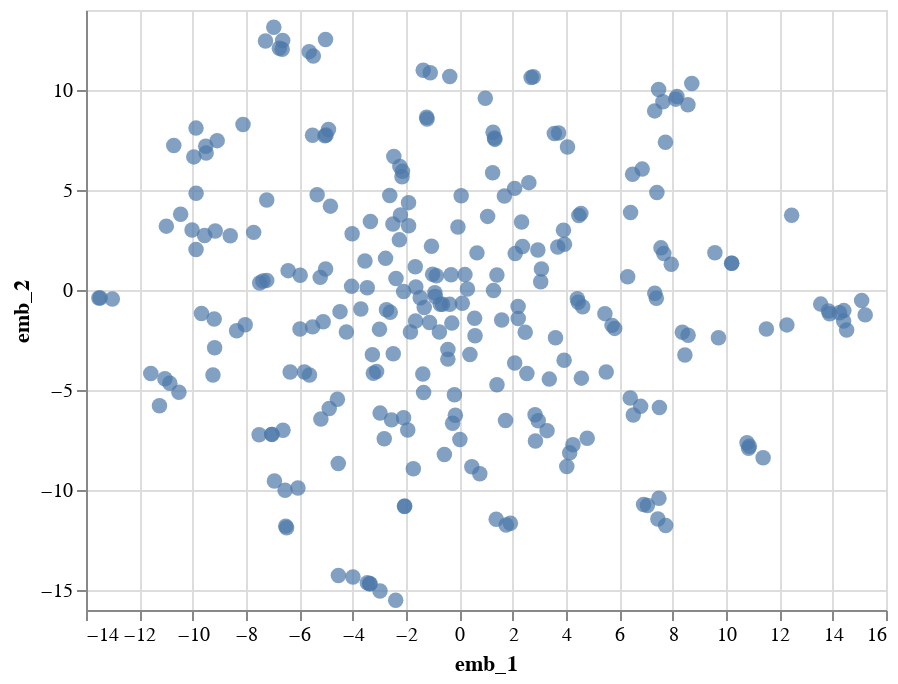

Here is the notebook cell this chart was saved with:
### Code cell
import altair as alt

alt.Chart(embs_df).mark_circle(size=60).encode(
    x='emb_1',
    y='emb_2',
    tooltip=['Name', 'mlb_id']
).interactive()

### Figure 1 — Vega-Lite specification as saved in the notebook (floating-point values rounded to 4 significant figures; data arrays with more than 128 entries replaced by an {"elided": "..."} marker saying what was removed)
{"$schema": "https://vega.github.io/schema/vega-lite/v3.4.0.json", "config": {"mark": {"tooltip": null}, "view": {"height": 300, "width": 400}}, "data": {"name": "data-868b5ada2954f3b644cac416938d4fec"}, "datasets": {"data-868b5ada2954f3b644cac416938d4fec": {"elided": "264 records"}}, "encoding": {"tooltip": [{"field": "Name", "type": "nominal"}, {"field": "mlb_id", "type": "quantitative"}], "x": {"field": "emb_1", "type": "quantitative"}, "y": {"field": "emb_2", "type": "quantitative"}}, "mark": {"size": 60, "type": "circle"}, "selection": {"selector001": {"bind": "scales", "encodings": ["x", "y"], "type": "interval"}}}
